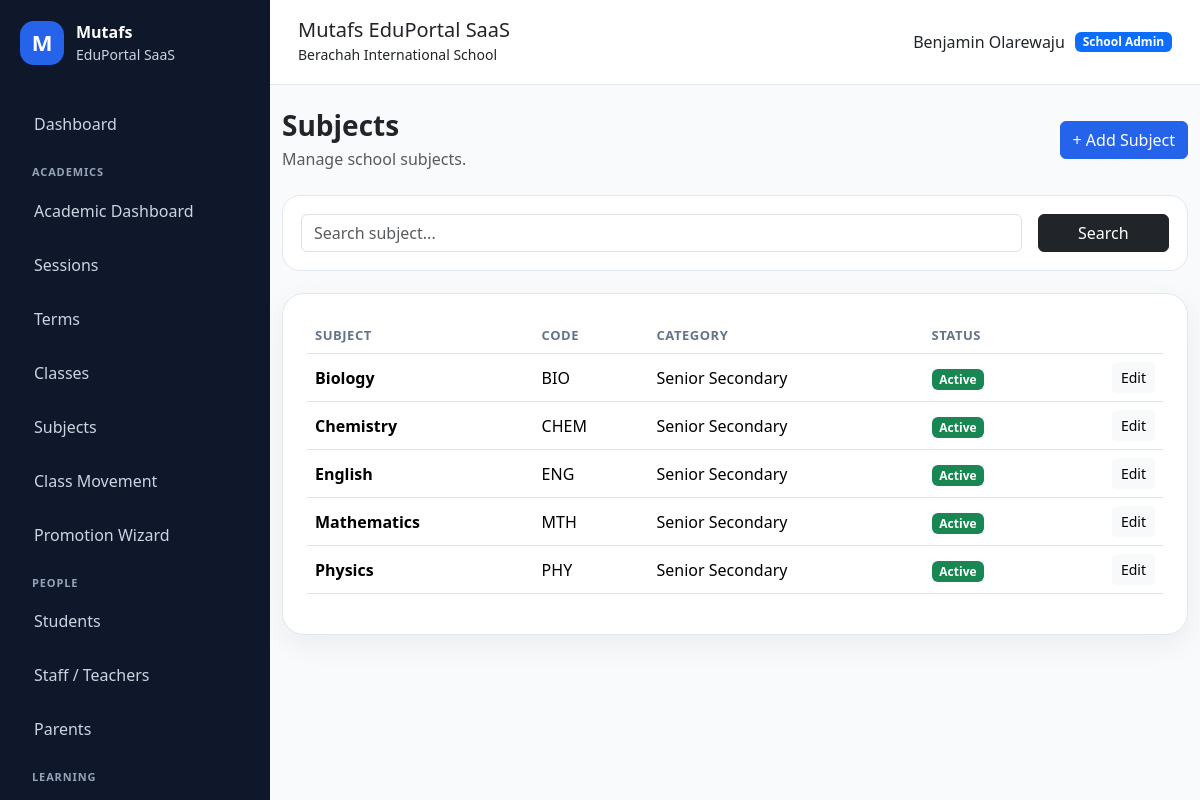
The app's page /academics/subjects/ (signed in) with its own data.
### apps/schools/models.py (models this page shows, shortened)
class School(models.Model):
    class SubscriptionStatus(models.TextChoices):
        TRIAL = "TRIAL", "Trial"
        ACTIVE = "ACTIVE", "Active"
        EXPIRED = "EXPIRED", "Expired"
        SUSPENDED = "SUSPENDED", "Suspended"
    name = models.CharField(max_length=255)
    slug = models.SlugField(max_length=255, unique=True, db_index=True)
    portal_subpath = models.SlugField(
        max_length=255,
        unique=True,
        help_text="Public portal path, e.g. berachah-school",
    )
    code = models.CharField(max_length=50, unique=True, db_index=True)
    email = models.EmailField(blank=True)
    phone = models.CharField(max_length=30, blank=True)
    address = models.TextField(blank=True)
    logo = models.ImageField(upload_to="school_logos/", blank=True, null=True)
    result_stamp = models.ImageField(
        upload_to="school_stamps/",
        blank=True,
        null=True,
    )
    is_active = models.BooleanField(default=True)
    is_verified = models.BooleanField(default=False)
    subscription_status = models.CharField(
        max_length=20,
        choices=SubscriptionStatus.choices,
        default=SubscriptionStatus.TRIAL,
        db_index=True,
    )
    subscription_start_date = models.DateField(null=True, blank=True)
    subscription_end_date = models.DateField(null=True, blank=True)
    result_checker_enabled = models.BooleanField(default=True)
    cbt_enabled = models.BooleanField(default=True)
    finance_enabled = models.BooleanField(default=True)
    parent_portal_enabled = models.BooleanField(default=True)
    custom_domain = models.CharField(
        max_length=255,
        blank=True,
        db_index=True,
        help_text="Example: schoolname.com",
    )
    subdomain = models.SlugField(
        max_length=100,
        blank=True,
        db_index=True,
        help_text="Example: brightstar",
    )
    primary_color = models.CharField(
        max_length=20,
        default="#2563eb",
    )
    secondary_color = models.CharField(
        max_length=20,
        default="#0f172a",
    )
    accent_color = models.CharField(
        max_length=20,
        default="#22c55e",
    )
    maintenance_mode = models.BooleanField(default=False)
    maintenance_message = models.TextField(
        blank=True,
        default="This school portal is temporarily under maintenance.",
    )
    storage_limit_mb = models.PositiveIntegerField(default=500)
    allow_custom_branding = models.BooleanField(default=True)
    created_at = models.DateTimeField(auto_now_add=True)
    updated_at = models.DateTimeField(auto_now=True)
    class Meta:
        ordering = ["name"]
        indexes = [
            models.Index(fields=["slug"]),
            models.Index(fields=["portal_subpath"]),
            models.Index(fields=["subscription_status"]),
            models.Index(fields=["is_active"]),
        ]
    @property
    def is_subscription_expired(self):
        if not self.subscription_end_date:
            return False
        return timezone.localdate() > self.subscription_end_date

### apps/accounts/models.py (models this page shows, shortened)
class User(AbstractUser):
    class Role(models.TextChoices):
        SUPER_ADMIN = "SUPER_ADMIN", "Super Admin"
        SCHOOL_ADMIN = "SCHOOL_ADMIN", "School Admin"
        TEACHER = "TEACHER", "Teacher"
        STUDENT = "STUDENT", "Student"
        PARENT = "PARENT", "Parent/Guardian"
    email = models.EmailField(unique=True)
    role = models.CharField(
        max_length=30,
        choices=Role.choices,
        default=Role.STUDENT,
        db_index=True,
    )
    school = models.ForeignKey(
        "schools.School",
        on_delete=models.SET_NULL,
        null=True,
        blank=True,
        related_name="users",
    )
    phone = models.CharField(max_length=30, blank=True)
    profile_picture = models.ImageField(
        upload_to="profiles/",
        blank=True,
        null=True,
    )
    must_change_password = models.BooleanField(default=False)
    last_login_ip = models.GenericIPAddressField(null=True, blank=True)
    last_activity_at = models.DateTimeField(null=True, blank=True)
    failed_login_attempts = models.PositiveIntegerField(default=0)
    created_at = models.DateTimeField(auto_now_add=True)
    updated_at = models.DateTimeField(auto_now=True)
    REQUIRED_FIELDS = ["email"]
    class Meta:
        indexes = [
            models.Index(fields=["role"]),
            models.Index(fields=["school", "role"]),
            models.Index(fields=["email"]),
        ]
    @property
    def is_super_admin(self):
        return self.role == self.Role.SUPER_ADMIN
    @property
    def is_school_admin(self):
        return self.role == self.Role.SCHOOL_ADMIN
    @property
    def is_teacher(self):
        return self.role == self.Role.TEACHER
    @property
    def is_student(self):
        return self.role == self.Role.STUDENT
    @property
    def is_parent(self):
        return self.role == self.Role.PARENT

### apps/academics/models.py (models this page shows, shortened)
class Subject(models.Model):
    school = models.ForeignKey(
        "schools.School",
        on_delete=models.CASCADE,
        related_name="subjects",
    )
    name = models.CharField(max_length=150)
    code = models.CharField(max_length=30, blank=True)
    category = models.CharField(
        max_length=20,
        choices=SchoolClass.Category.choices,
        blank=True,
    )
    is_active = models.BooleanField(default=True)
    created_at = models.DateTimeField(auto_now_add=True)
    class Meta:
        ordering = ["name"]
        unique_together = ("school", "name")

### apps/academics/views.py (the view)
# urls.py: path("subjects/", views.subject_list, name="academic_subject_list"),
@login_required
@role_required(User.Role.SCHOOL_ADMIN)
def subject_list(request):
    school = get_user_school(request)
    query = request.GET.get("q", "").strip()
    subjects = Subject.objects.filter(school=school)
    if query:
        subjects = subjects.filter(
            Q(name__icontains=query) |
            Q(code__icontains=query) |
            Q(category__icontains=query)
        )
    return render(request, "academics/subject_list.html", {
        "subjects": subjects,
        "query": query,
    })

### apps/academics/views.py (called while the page is built)
def get_user_school(request):
    return request.user.school

### apps/core/context_processors.py (called while the page is built)
def global_context(request):
    user = getattr(request, "user", None)
    current_school = None
    subscription_expired = False
    if user and user.is_authenticated:
        current_school = getattr(user, "school", None)
        subscription_expired = getattr(request, "subscription_expired", False)
    return {
        "APP_NAME": "Mutafs EduPortal SaaS",
        "COMPANY_NAME": "Mutafs Global Technology",
        "current_school": current_school,
        "subscription_expired": subscription_expired,
    }

### apps/messaging/context_processors.py (called while the page is built)
def unread_messages_count(request):
    if not request.user.is_authenticated:
        return {
            "global_unread_messages_count": 0,
        }
    count = MessageReadStatus.objects.filter(
        user=request.user,
        is_read=False,
    ).count()
    return {
        "global_unread_messages_count": count,
    }

### apps/notifications/context_processors.py (called while the page is built)
def notification_context(request):
    if not request.user.is_authenticated:
        return {}
    notifications = UserNotification.objects.select_related(
        "announcement"
    ).filter(
        user=request.user,
        announcement__is_active=True,
        announcement__publish_at__lte=timezone.now(),
        is_read=False,
    )[:5]
    return {
        "global_notifications": notifications,
        "global_unread_notifications_count": notifications.count(),
    }

### apps/schools/context_processors.py (called while the page is built)
def tenant_context(request):
    school = None
    if request.user.is_authenticated:
        school = getattr(request.user, "school", None)
    return {
        "tenant_school": school,
    }

### templates/academics/subject_list.html
{% extends "base.html" %}
{% block content %}
<div class="d-flex flex-wrap justify-content-between align-items-center mb-4 gap-2">
    <div>
        <h3 class="fw-bold mb-1">Subjects</h3>
        <p class="text-muted mb-0">Manage school subjects.</p>
    </div>
    <a href="{% url 'academic_subject_create' %}" class="btn btn-primary">+ Add Subject</a>
</div>
<div class="filter-card">
    <form method="get" class="row g-3">
        <div class="col-md-10">
            <input type="text" name="q" value="{{ query }}" class="form-control" placeholder="Search subject...">
        </div>
        <div class="col-md-2 d-grid">
            <button class="btn btn-dark">Search</button>
        </div>
    </form>
</div>
<div class="content-card">
    <div class="table-responsive">
        <table class="table align-middle">
            <thead>
                <tr>
                    <th>Subject</th>
                    <th>Code</th>
                    <th>Category</th>
                    <th>Status</th>
                    <th></th>
                </tr>
            </thead>
            <tbody>
                {% for subject in subjects %}
                    <tr>
                        <td><strong>{{ subject.name }}</strong></td>
                        <td>{{ subject.code|default:"—" }}</td>
                        <td>{{ subject.get_category_display|default:"—" }}</td>
                        <td>
                            {% if subject.is_active %}
                                <span class="badge bg-success">Active</span>
                            {% else %}
                                <span class="badge bg-danger">Inactive</span>
                            {% endif %}
                        </td>
                        <td class="text-end">
                            <a href="{% url 'academic_subject_update' subject.pk %}" class="btn btn-sm btn-light">Edit</a>
                        </td>
                    </tr>
                {% empty %}
                    <tr>
                        <td colspan="5" class="text-center text-muted py-4">No subject yet.</td>
                    </tr>
                {% endfor %}
            </tbody>
        </table>
    </div>
</div>
{% endblock %}

### templates/partials/navbar.html
<header class="topbar">
    <div>
        <h5 class="mb-0">{{ APP_NAME }}</h5>
        {% if current_school %}
            <small>{{ current_school.name }}</small>
        {% else %}
            <small>{{ COMPANY_NAME }}</small>
        {% endif %}
    </div>
    <div class="topbar-user">
        {% if request.user.is_authenticated %}
            <span>{{ request.user.get_full_name|default:request.user.username }}</span>
            <span class="badge bg-primary">{{ request.user.get_role_display }}</span>
        {% endif %}
    </div>
</header>

### static/css/dashboard.css (style rules this page uses)
:root { --primary: #2563eb; --dark: #0f172a; --muted: #64748b; --bg: #f8fafc; --card: #ffffff; --border: #e2e8f0; }
body { background: var(--bg); font-family: system-ui, -apple-system, BlinkMacSystemFont, "Segoe UI", sans-serif; }
.topbar { background: white; border-bottom: 1px solid var(--border); padding: 18px 28px; display: flex; justify-content: space-between; align-items: center; }
.topbar-user { display: flex; gap: 10px; align-items: center; }
.content-card { background: #ffffff; border: 1px solid var(--border); border-radius: 22px; padding: 24px; box-shadow: 0 10px 30px rgba(15, 23, 42, 0.06); }
.table thead th { color: #64748b; font-size: 13px; text-transform: uppercase; letter-spacing: 0.04em; }
.filter-card { background: #ffffff; border: 1px solid var(--border); border-radius: 18px; padding: 18px; margin-bottom: 22px; }

### records on screen
School: name "Berachah International School"
User: user.get_full_name "Benjamin Olarewaju", user.role "School Admin"
Subject: name "Biology", code "BIO", category "Senior Secondary", is_active "Active"
Subject: name "Chemistry", code "CHEM", category "Senior Secondary", is_active "Active"
Subject: name "English", code "ENG", category "Senior Secondary", is_active "Active"
Subject: name "Mathematics", code "MTH", category "Senior Secondary", is_active "Active"
Subject: name "Physics", code "PHY", category "Senior Secondary", is_active "Active"

### other values on screen
{{ APP_NAME }} "Mutafs EduPortal SaaS"
